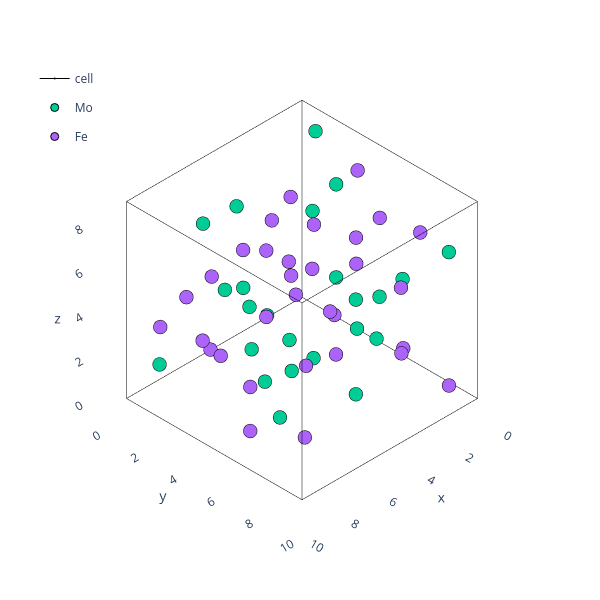

Write notebook code for a chart like this one.
### Code cell
theatoms=AtomsObjects['delta']['Atoms'].atoms.sample(n=1).iloc[0]
plotting.plotly_atoms(theatoms)

### Figure 1 — Plotly figure (JSON) as saved in the notebook; plotly's stock layout.template omitted (floating-point values rounded to 4 significant figures)
{"data": [{"hoverinfo": "skip", "legendgroup": "cell", "line": {"color": "black", "width": 1}, "marker": {"size": 0.01}, "name": "cell", "showlegend": false, "type": "scatter3d", "x": [0.0, 9.2], "y": [0, 0], "z": [0, 0]}, {"hoverinfo": "skip", "legendgroup": "cell", "line": {"color": "black", "width": 1}, "marker": {"size": 0.01}, "name": "cell", "showlegend": false, "type": "scatter3d", "x": [0, 0], "y": [0.0, 9.2], "z": [0, 0]}, {"hoverinfo": "skip", "legendgroup": "cell", "line": {"color": "black", "width": 1}, "marker": {"size": 0.01}, "name": "cell", "showlegend": false, "type": "scatter3d", "x": [0, 0], "y": [0, 0], "z": [0.0, 8.942]}, {"hoverinfo": "skip", "legendgroup": "cell", "line": {"color": "black", "width": 1}, "marker": {"size": 0.01}, "name": "cell", "showlegend": false, "type": "scatter3d", "x": [9.2, 9.2], "y": [0.0, 9.2], "z": [0, 0]}, {"hoverinfo": "skip", "legendgroup": "cell", "line": {"color": "black", "width": 1}, "marker": {"size": 0.01}, "name": "cell", "showlegend": false, "type": "scatter3d", "x": [0.0, 9.2], "y": [9.2, 9.2], "z": [0, 0]}, {"hoverinfo": "skip", "legendgroup": "cell", "line": {"color": "black", "width": 1}, "marker": {"size": 0.01}, "name": "cell", "showlegend": false, "type": "scatter3d", "x": [9.2, 9.2], "y": [9.2, 9.2], "z": [0.0, 8.942]}, {"hoverinfo": "skip", "legendgroup": "cell", "line": {"color": "black", "width": 1}, "marker": {"size": 0.01}, "name": "cell", "showlegend": false, "type": "scatter3d", "x": [9.2, 9.2], "y": [0, 0], "z": [0.0, 8.942]}, {"hoverinfo": "skip", "legendgroup": "cell", "line": {"color": "black", "width": 1}, "marker": {"size": 0.01}, "name": "cell", "showlegend": false, "type": "scatter3d", "x": [0, 0], "y": [9.2, 9.2], "z": [0.0, 8.942]}, {"hoverinfo": "skip", "legendgroup": "cell", "line": {"color": "black", "width": 1}, "marker": {"size": 0.01}, "name": "cell", "showlegend": false, "type": "scatter3d", "x": [0.0, 9.2], "y": [0, 0], "z": [8.942, 8.942]}, {"hoverinfo": "skip", "legendgroup": "cell", "line": {"color": "black", "width": 1}, "marker": {"size": 0.01}, "name": "cell", "showlegend": false, "type": "scatter3d", "x": [0, 0], "y": [0.0, 9.2], "z": [8.942, 8.942]}, {"hoverinfo": "skip", "legendgroup": "cell", "line": {"color": "black", "width": 1}, "marker": {"size": 0.01}, "name": "cell", "showlegend": false, "type": "scatter3d", "x": [0.0, 9.2], "y": [9.2, 9.2], "z": [8.942, 8.942]}, {"hoverinfo": "skip", "legendgroup": "cell", "line": {"color": "black", "width": 1}, "marker": {"size": 0.01}, "name": "cell", "showlegend": true, "type": "scatter3d", "x": [9.2, 9.2], "y": [0.0, 9.2], "z": [8.942, 8.942]}, {"hovertext": ["Mo0", "Mo1", "Mo2", "Mo3", "Mo4", "Mo5", "Mo6", "Mo7", "Mo8", "Mo9", "Mo10", "Mo11", "Mo12", "Mo13", "Mo14", "Mo15", "Mo16", "Mo17", "Mo18", "Mo19", "Mo20", "Mo21", "Mo22", "Mo23"], "marker": {"line": {"color": "black", "width": 1}}, "mode": "markers", "name": "Mo", "type": "scatter3d", "x": [0.311, 4.911, 8.889, 4.289, 2.931, 7.531, 6.269, 1.669, 0.02668, 4.627, 9.174, 4.573, 3.572, 8.172, 5.629, 1.029, 3.467, 8.067, 5.734, 1.133, 0.6256, 5.226, 8.575, 3.975], "y": [3.126, 1.474, 7.726, 6.074, 2.267, 2.333, 6.867, 6.933, 1.812, 2.789, 6.412, 7.389, 0.4812, 4.119, 5.081, 8.719, 4.01, 0.5907, 8.61, 5.191, 1.327, 3.273, 5.927, 7.874], "z": [1.616, 7.326, 2.855, 6.087, 0.6617, 8.28, 3.809, 5.133, 6.051, 2.891, 7.362, 1.58, 2.457, 6.485, 2.014, 6.928, 7.66, 1.281, 5.752, 3.19, 8.521, 0.4212, 4.892, 4.05]}, {"hovertext": ["Fe0", "Fe1", "Fe2", "Fe3", "Fe4", "Fe5", "Fe6", "Fe7", "Fe8", "Fe9", "Fe10", "Fe11", "Fe12", "Fe13", "Fe14", "Fe15", "Fe16", "Fe17", "Fe18", "Fe19", "Fe20", "Fe21", "Fe22", "Fe23", "Fe24", "Fe25", "Fe26", "Fe27", "Fe28", "Fe29", "Fe30", "Fe31"], "marker": {"line": {"color": "black", "width": 1}}, "mode": "markers", "name": "Fe", "type": "scatter3d", "x": [1.622, 6.222, 7.578, 2.978, 2.106, 6.706, 7.094, 2.494, 2.436, 7.036, 6.764, 2.164, 1.734, 6.334, 7.466, 2.866, 0.9486, 5.549, 8.252, 3.652, 4.158, 8.758, 5.043, 0.4425, 4.07, 8.67, 5.13, 0.5299, 1.23, 5.83, 7.97, 3.37], "y": [4.446, 0.1546, 9.046, 4.755, 2.636, 1.964, 7.236, 6.564, 1.834, 2.767, 6.434, 7.367, 0.1444, 4.456, 4.745, 9.056, 3.857, 0.7434, 8.457, 5.344, 1.061, 3.539, 5.661, 8.14, 3.369, 1.231, 7.969, 5.831, 0.6505, 3.95, 5.251, 8.55], "z": [5.745, 3.197, 7.668, 1.274, 3.664, 5.277, 0.8065, 8.135, 6.694, 2.248, 6.719, 2.223, 4.435, 4.507, 0.03577, 8.906, 8.167, 0.7753, 5.246, 3.696, 4.759, 4.183, 8.654, 0.2879, 5.339, 3.603, 8.074, 0.8682, 1.929, 7.013, 2.542, 6.4]}], "layout": {"height": 600, "legend": {"x": 0.05, "xanchor": "left", "y": 0.9, "yanchor": "top"}, "margin": {"b": 5, "l": 5, "r": 0.5, "t": 5}, "scene": {"aspectmode": "data", "camera": {"projection": {"type": "orthographic"}}, "xaxis": {"range": [-0.92, 10.12], "showbackground": false, "showgrid": false}, "yaxis": {"range": [-0.92, 10.12], "showbackground": false, "showgrid": false}, "zaxis": {"range": [-0.8942, 9.836], "showbackground": false, "showgrid": false}}, "width": 600}}
